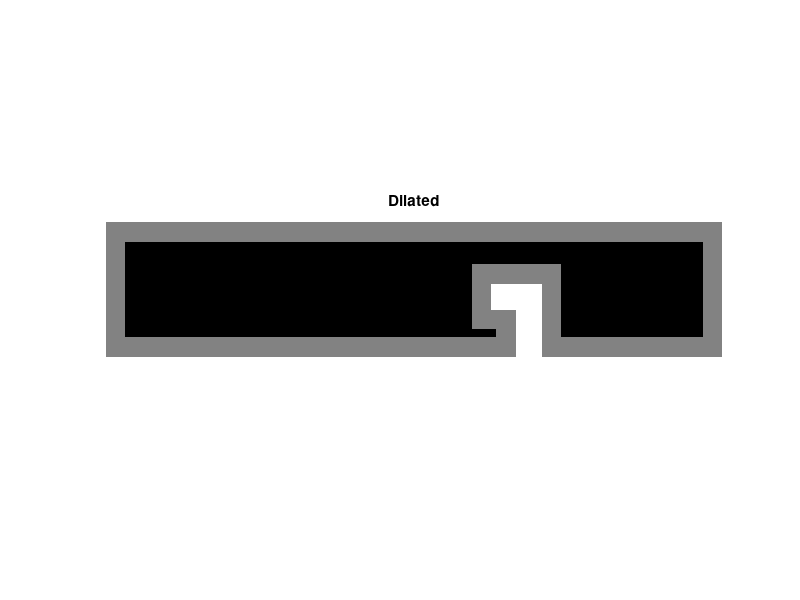

MATLAB code for this plot:
map = zeros(85,384);
map(1:end,1)=1;
map(1:end,end)=1;
map(1,1:end)=1;
map(end,1:end)=1;
map(end-45:end,128*2:128*2+15) = 1;
map(end-45:end-30,128*2-15:128*2) = 1;

costwidth = 25;
se = strel('square', costwidth);
costmap = imdilate(map,se);
% temp = costmap;
% while (length(find(costmap==0))>0)
%     temp = (imdilate(temp,se));
%     costmap = costmap + temp;
% end
costmap = (costmap+map)%*50);
figure(1), imshow(costmap/max(max(costmap))), title('Dilated')